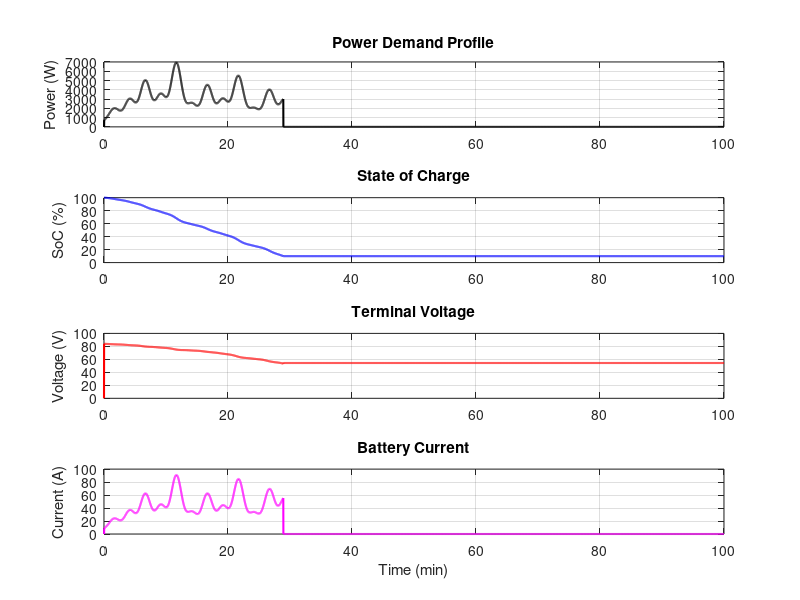

Write MATLAB code to recreate this figure.
clc;
clear;

%% Simulation Parameters
dt = 1;                        % Time step [s]
t_end = 100*60;                % Total simulation time [s] (100 min)
t = 0:dt:t_end;

%% Power Profile (includes a peak at t = 600 s)
base_power = 540.7;     % Base power in Watts

% Define peak times (in seconds) and corresponding peak values (in Watts)
t_peaks = [100, 250, 400, 550, 700, 850, 1000, 1150, 1300, ...
           1450, 1600, 1750, 1900, 2050, 2200, 2350, 2500, ...
           2650, 2800, 2950, 3100, 3250, 3400, 3550, 3700, 3850, 4000, 4150];

peak_values = [2000, 3000, 5000, 3500, 6900, 2500, 4500, 3000, 5500, ...
               2000, 4000, 3000, 6500, 2500, 5000, 6000, 3500, ...
               2500, 5800, 4200, 3900, 6100, 3000, 4300, 4700, 3500, 4000, 6900];

sigma = 50;  % Width of each peak in seconds

% Start with base power profile
power_profile = base_power * ones(size(t));

% Superimpose each Gaussian peak
for i = 1:length(t_peaks)
    power_profile = power_profile + ...
        (peak_values(i) - base_power) * exp(-0.5 * ((t - t_peaks(i))/sigma).^2);
end

%% Cell Parameters (21700 Li-ion)
cell_voltage_nom = 3.6;        % Nominal voltage [V]
cell_capacity_Ah = 4.0;        % Capacity [Ah]
cell_mass_g = 70;              % Mass per cell [g]
R0 = 0.01;                     % Internal resistance [Ohm]
R1 = 0.005;                    % RC resistance [Ohm]
C1 = 500;                      % RC capacitance [F]

%% Pack Configuration
num_series = 20;               % Number of cells in series
num_parallel = 6;              % Number of cells in parallel
pack_voltage_nom = cell_voltage_nom * num_series;
pack_capacity_Ah = cell_capacity_Ah * num_parallel;
Q_total = pack_capacity_Ah * 3600;  % Total charge [Coulombs]

% --- Print Battery Pack Specifications ---
fprintf('\n==== BATTERY PACK SPECIFICATIONS ====\n');
fprintf('Battery chemistry     : 21700 Li-ion\n');
fprintf('Cell nominal voltage  : %.1f V\n', cell_voltage_nom);
fprintf('Cell capacity         : %.1f Ah\n', cell_capacity_Ah);
fprintf('Cells in series       : %d\n', num_series);
fprintf('Cells in parallel     : %d\n', num_parallel);
fprintf('Pack nominal voltage  : %.1f V\n', pack_voltage_nom);
fprintf('Pack total capacity   : %.0f Ah\n', pack_capacity_Ah);
fprintf('Pack energy (nominal) : %.0f Wh\n', pack_capacity_Ah * pack_voltage_nom);
fprintf('Total charge capacity : %.0f Coulombs\n', Q_total);

% --- Print Electrical Model Parameters ---
fprintf('\n---- ELECTRICAL MODEL PARAMETERS ----\n');
fprintf('Internal resistance R0: %.4f Ohm\n', R0);
fprintf('RC resistance R1      : %.4f Ohm\n', R1);
fprintf('RC capacitance C1     : %.0f F\n', C1);
fprintf('Voltage cutoff (min)  : %.1f V\n', 50);  % from voc_min
fprintf('Minimum SoC allowed   : %.0f %%\n', 10); % from soc_min
fprintf('=====================================\n\n');

%% Safety Limits
soc_min = 0.10;                % Minimum SoC threshold (10%)
voc_min = 50;                  % Minimum terminal voltage [V]

%% Preallocate Variables
soc = ones(size(t));           % State of Charge (initial = 100%)
voltage = zeros(size(t));
current = zeros(size(t));
V_oc = zeros(size(t));
V_RC = zeros(size(t));
power_applied = zeros(size(t)); % Power actually drawn from the pack

%% Open-Circuit Voltage vs SoC Function (piecewise linear)
V_ocv_lookup = @(soc_val) interp1([0 0.5 1.0], [2.5 3.6 4.2]*num_series, soc_val, 'linear', 'extrap');

%% Simulation Loop
for k = 2:length(t)
    V_oc(k) = V_ocv_lookup(soc(k-1));

    % Limit discharge if below SoC or voltage threshold
    if soc(k-1) <= soc_min || voltage(k-1) <= voc_min
        power = 0;
    else
        power = power_profile(k);
    end

    power_applied(k) = power;

    % Compute current
    I = power / max(V_oc(k), 1e-3);   % Avoid divide by zero
    dV_RC = (-V_RC(k-1) + I * R1) / (R1 * C1) * dt;
    V_RC(k) = V_RC(k-1) + dV_RC;
    V_terminal = V_oc(k) - I * R0 - V_RC(k);

    % Enforce voltage cutoff
    if V_terminal < voc_min
        V_terminal = voc_min;
        I = 0;
        power_applied(k) = 0;
    end

    % Update SoC
    dQ = I * dt;  % Coulombs
    Q_used = (1 - soc(k-1)) * Q_total + dQ;
    soc(k) = max(0, 1 - Q_used / Q_total);

    % Store current and voltage
    current(k) = I;
    voltage(k) = V_terminal;
end

%% Plot Results
figure;

subplot(4,1,1);
plot(t/60, power_applied, 'k', 'LineWidth', 1.5);
ylabel('Power (W)');
title('Power Demand Profile'); grid on;

subplot(4,1,2);
plot(t/60, soc*100, 'b', 'LineWidth', 1.5);
ylabel('SoC (%)');
title('State of Charge'); grid on;

subplot(4,1,3);
plot(t/60, voltage, 'r', 'LineWidth', 1.5);
ylabel('Voltage (V)');
title('Terminal Voltage'); grid on;

subplot(4,1,4);
plot(t/60, current, 'm', 'LineWidth', 1.5);
xlabel('Time (min)');
ylabel('Current (A)');
title('Battery Current'); grid on;
